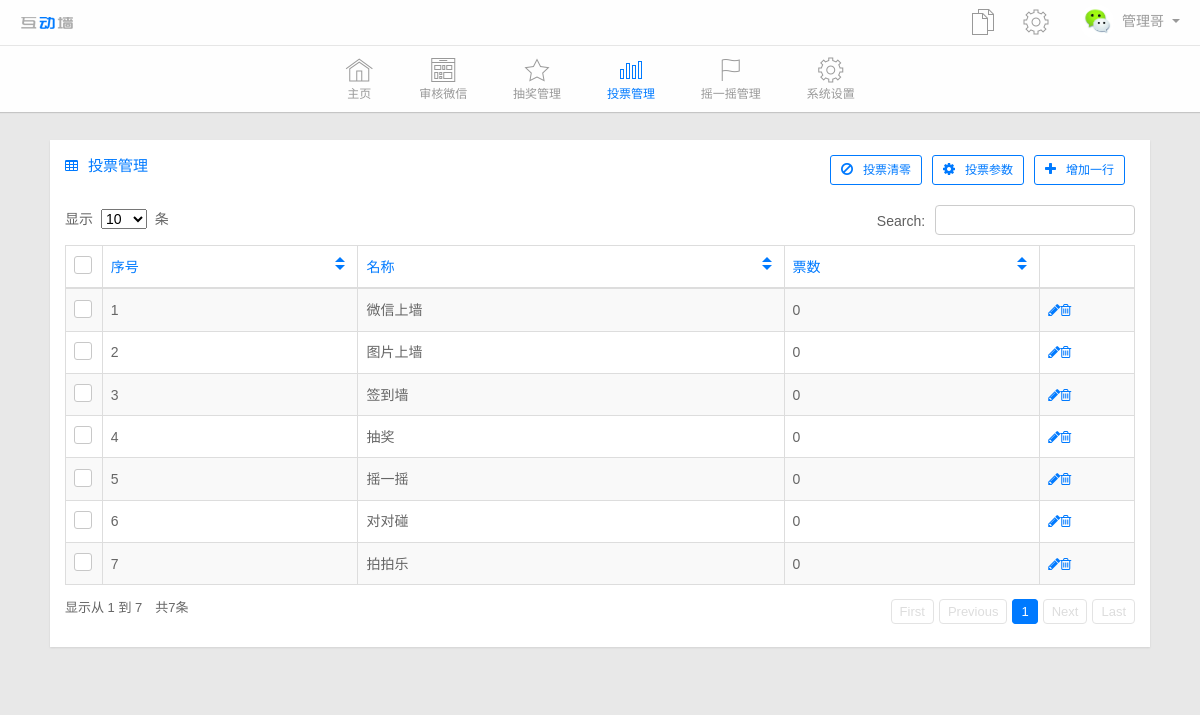
/myadmin/vote.php (signed in), run on the app's committed database.
### tables this page shows
CREATE TABLE `weixin_vote` (
  `id` int(11) NOT NULL AUTO_INCREMENT,
  `name` text NOT NULL,
  `res` int(11) NOT NULL,
  PRIMARY KEY (`id`),
  KEY `res` (`res`)
);

### myadmin/vote.php (the view, shortened to what this page needs)
<?php include('navigation.php');
?>
      <div class="container main-content">
        <div class="row">
          <div class="col-lg-12">
            <div class="widget-container fluid-height clearfix">
              <div class="heading">
		   <?php
				   $toupiao="SELECT * FROM  `weixin_vote`";
					$querytp=mysql_query($toupiao,$link) or die(mysql_error());
					$numdel = mysql_num_rows($querytp);
					?>
                <i class="icon-table"></i>投票管理<a class="btn btn-sm btn-primary-outline pull-right" href="shenhe.do.php?do=zengjian&cid=1&numdel=<?=$numdel?>"><i class="icon-plus"></i>增加一行</a><a class="btn btn-sm btn-primary-outline pull-right" data-toggle="modal" href="#votemodal"><i class="icon-gear"></i>投票参数</a><a class="btn btn-sm btn-primary-outline pull-right" href="shenhe.do.php?do=chongzhi&cid=<?=$numdel?>"><i class="icon-ban-circle"></i>投票清零</a>
              </div>
              <div class="widget-content padded clearfix">
                <table class="table table-bordered table-striped" id="datatable-editable">
                  <thead>
                    <th class="check-header hidden-xs">
                      <label><input id="checkAll" name="checkAll" type="checkbox"><span></span></label>
                    </th>
                    <th>
                      序号
                    </th>
                    <th>
                      名称
                    </th>
                    <th class="hidden-xs">
                     	票数
                    </th>
                    <th></th>
                  </thead>
                  <tbody>
				 <?php
				 $i=1;
				 while($q=mysql_fetch_row($querytp)){
				 ?>
                    <tr name="<?=$q[0]?>">
                      <td class="check hidden-xs">
                        <label><input name="optionsRadios1" type="checkbox" value="option1"><span></span></label>
                      </td>
                      <td><?=$q[0]?></td>
                      <td>
                        <?=$q[1]?>
                      </td>
                      <td class="hidden-xs">
                       <?=$q[2]?>
                      </td>
                      <td class="actions">
                          <a class="edit-row" href="javascript:void(0)"><i class="icon-pencil"></i></a><a class="dete-row" href="shenhe.do.php?do=zengjian&cid=2&numdel=<?=$q[0]?>"><i class="icon-trash"></i></a>
                      </td>
                    </tr>
			<?php $i++; }?>
                  </tbody>
                </table>
              </div>
            </div>
          </div>
        </div>
  </div>
</div>
  </body>
</html>

### myadmin/navigation.php (shortened to what this page needs)
<?php
$cj=0;
$shake=0;
$vote=0;
if(file_exists("cj.php"))
 {
	$cj=1;
 }
if(file_exists("shake.php"))
 {
	$shake=1;
 }
if(file_exists("vote.php"))
 {
	$vote=1;
 }
 ?>
<!DOCTYPE html>
<html>
<head>
    <link href="stylesheets/bootstrap.min.css" media="all" rel="stylesheet" type="text/css" /><link href="../wall/css/emoji.css" media="all" rel="stylesheet" type="text/css" /><link href="stylesheets/font-awesome.css" media="all" rel="stylesheet" type="text/css" /><link href="stylesheets/se7en-font.css" media="all" rel="stylesheet" type="text/css" /><link href="stylesheets/isotope.css" media="all" rel="stylesheet" type="text/css" /><link href="stylesheets/jquery.fancybox.css" media="all" rel="stylesheet" type="text/css" /><link href="stylesheets/fullcalendar.css" media="all" rel="stylesheet" type="text/css" /><link href="stylesheets/wizard.css" media="all" rel="stylesheet" type="text/css" /><link href="stylesheets/select2.css" media="all" rel="stylesheet" type="text/css" /><link href="stylesheets/morris.css" media="all" rel="stylesheet" type="text/css" /><link href="stylesheets/datatables.css" media="all" rel="stylesheet" type="text/css" /><link href="stylesheets/datepicker.css" media="all" rel="stylesheet" type="text/css" /><link href="stylesheets/timepicker.css" media="all" rel="stylesheet" type="text/css" /><link href="stylesheets/colorpicker.css" media="all" rel="stylesheet" type="text/css" /><link href="stylesheets/bootstrap-switch.css" media="all" rel="stylesheet" type="text/css" /><link href="stylesheets/daterange-picker.css" media="all" rel="stylesheet" type="text/css" /><link href="stylesheets/typeahead.css" media="all" rel="stylesheet" type="text/css" /><link href="stylesheets/summernote.css" media="all" rel="stylesheet" type="text/css" /><link href="stylesheets/pygments.css" media="all" rel="stylesheet" type="text/css" /><link href="stylesheets/style.css" media="all" rel="stylesheet" type="text/css" /><link href="stylesheets/color/green.css" media="all" rel="alternate stylesheet" title="green-theme" type="text/css" /><link href="stylesheets/color/orange.css" media="all" rel="alternate stylesheet" title="orange-theme" type="text/css" /><link href="stylesheets/color/magenta.css" media="all" rel="alternate stylesheet" title="magenta-theme" type="text/css" /><link href="stylesheets/color/gray.css" media="all" rel="alternate stylesheet" title="gray-theme" type="text/css" />
  </head>
  <body>
    <div class="modal-shiftfix">
      <div class="navbar navbar-fixed-top scroll-hide">
        <div class="container-fluid top-bar">
          <div class="pull-right">
            <ul class="nav navbar-nav pull-right">
              <li class="dropdown messages hidden-xs">
                <a class="dropdown-toggle" data-toggle="dropdown" href="#"><span aria-hidden="true" class="se7en-pages"></span>
                </a>
              </li>
              <li class="dropdown settings hidden-xs">
                <a class="dropdown-toggle" data-toggle="dropdown" href="#"><span aria-hidden="true" class="se7en-gear"></span>
                </a>
              </li>
              <li class="dropdown user hidden-xs"><a data-toggle="dropdown" class="dropdown-toggle" href="#">
                <img width="34" height="34" src="../img/0.jpg" />管理哥<b class="caret"></b></a>
              </li>
            </ul>
          </div>
          <button class="navbar-toggle"><span class="icon-bar"></span><span class="icon-bar"></span><span class="icon-bar"></span></button><a class="logo" href="index.php">小白微信墙</a>
        </div>
        <div class="container-fluid main-nav clearfix">
          <div class="nav-collapse">
            <ul class="nav">
              <li>
                <a href="index.php"><span aria-hidden="true" class="se7en-home"></span>主页</a>
              </li>
              <li><a href="shenhe.php">
                <span aria-hidden="true" class="se7en-feed"></span>审核微信</a>
              </li>
              <?php
if($cj)
 {
            echo'  <li><a href="cj.php">
                <span aria-hidden="true" class="se7en-star"></span>抽奖管理</a>
              </li>';
}
?>
              <?php
if($vote)
 {
            echo'<li><a href="vote.php">
                <span aria-hidden="true" class="se7en-charts"></span>投票管理</a>
              </li>';
}
?>
			 <?php
if($shake)
 {
            echo'<li><a href="shake.php">
                <span aria-hidden="true" class="se7en-flag"></span>摇一摇管理</a>
              </li>';
}
?>
              <li><a href="sysset.php">
                <span aria-hidden="true" class="se7en-gear"></span>系统设置</a>
              </li>
            </ul>
          </div>
        </div>
      </div>

### myadmin/stylesheets/datatables.css (style rules this page uses)
table.dataTable { clear:both; margin-bottom: 10px; }

### myadmin/stylesheets/color/green.css (style rules this page uses)
a { color: #60c560; }
.navbar .container-fluid.main-nav .nav-collapse .nav > li a.current span { color: #60c560; }
.navbar .container-fluid.main-nav .nav-collapse .nav > li > a.current { color: #60c560; }
.widget-container .heading { color: #60c560; }
.dataTable th { color: #60c560; }
.dataTable th.sorting:after { border-top: 5px solid #60c560; }
.dataTable th.sorting:before { border-bottom: 5px solid #60c560; }

### myadmin/stylesheets/color/orange.css (style rules this page uses)
a { color: #f0ad4e; }
.navbar .container-fluid.main-nav .nav-collapse .nav > li a.current span { color: #f0ad4e; }
.navbar .container-fluid.main-nav .nav-collapse .nav > li > a.current { color: #f0ad4e; }
.widget-container .heading { color: #f0ad4e; }
.dataTable th { color: #f0ad4e; }
.dataTable th.sorting:after { border-top: 5px solid #f0ad4e; }
.dataTable th.sorting:before { border-bottom: 5px solid #f0ad4e; }

### myadmin/stylesheets/color/magenta.css (style rules this page uses)
a { color: #c741c9; }
.navbar .container-fluid.main-nav .nav-collapse .nav > li a.current span { color: #c741c9; }
.navbar .container-fluid.main-nav .nav-collapse .nav > li > a.current { color: #c741c9; }
.widget-container .heading { color: #c741c9; }
.dataTable th { color: #c741c9; }
.dataTable th.sorting:after { border-top: 5px solid #c741c9; }
.dataTable th.sorting:before { border-bottom: 5px solid #c741c9; }

### myadmin/stylesheets/color/gray.css (style rules this page uses)
a { color: #999999; }
.navbar .container-fluid.main-nav .nav-collapse .nav > li a.current span { color: #333; }
.navbar .container-fluid.main-nav .nav-collapse .nav > li > a.current { color: #333; }
.widget-container .heading { color: #999999; }
.dataTable th { color: #999999; }
.dataTable th.sorting:after { border-top: 5px solid #999999; }
.dataTable th.sorting:before { border-bottom: 5px solid #999999; }

### data on the page
weixin_vote: id "1", name "微信上墙", res "0"
weixin_vote: id "2", name "图片上墙", res "0"
weixin_vote: id "3", name "签到墙", res "0"
weixin_vote: id "4", name "抽奖", res "0"
weixin_vote: id "5", name "摇一摇", res "0"
weixin_vote: id "6", name "对对碰", res "0"
weixin_vote: id "7", name "拍拍乐", res "0"
